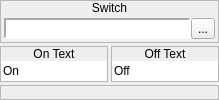
       <widget class="QWidget" name="wSwitch">
        <layout class="QVBoxLayout" name="verticalLayout_48">
         <property name="spacing">
          <number>3</number>
         </property>
         <property name="margin">
          <number>0</number>
         </property>
         <item>
          <widget class="QFrame" name="frame_20">
           <property name="sizePolicy">
            <sizepolicy hsizetype="Preferred" vsizetype="Fixed">
             <horstretch>0</horstretch>
             <verstretch>0</verstretch>
            </sizepolicy>
           </property>
           <property name="frameShape">
            <enum>QFrame::StyledPanel</enum>
           </property>
           <property name="frameShadow">
            <enum>QFrame::Raised</enum>
           </property>
           <layout class="QVBoxLayout" name="verticalLayout_49">
            <property name="spacing">
             <number>0</number>
            </property>
            <property name="margin">
             <number>0</number>
            </property>
            <item>
             <widget class="QLabel" name="label_16">
              <property name="sizePolicy">
               <sizepolicy hsizetype="Preferred" vsizetype="Fixed">
                <horstretch>0</horstretch>
                <verstretch>0</verstretch>
               </sizepolicy>
              </property>
              <property name="text">
               <string>Switch</string>
              </property>
              <property name="alignment">
               <set>Qt::AlignCenter</set>
              </property>
             </widget>
            </item>
            <item>
             <widget class="QWidget" name="widget_14" native="true">
              <layout class="QHBoxLayout" name="horizontalLayout_25">
               <property name="spacing">
                <number>0</number>
               </property>
               <property name="margin">
                <number>3</number>
               </property>
               <item>
                <widget class="QWidget" name="widget_17" native="true">
                 <layout class="QHBoxLayout" name="horizontalLayout_28">
                  <property name="spacing">
                   <number>0</number>
                  </property>
                  <property name="margin">
                   <number>0</number>
                  </property>
                  <item>
                   <widget class="QLabel" name="lblSwitch">
                    <property name="sizePolicy">
                     <sizepolicy hsizetype="Preferred" vsizetype="Preferred">
                      <horstretch>0</horstretch>
                      <verstretch>0</verstretch>
                     </sizepolicy>
                    </property>
                    <property name="minimumSize">
                     <size>
                      <width>150</width>
                      <height>0</height>
                     </size>
                    </property>
                    <property name="font">
                     <font>
                      <family>Monospace</family>
                     </font>
                    </property>
                    <property name="styleSheet">
                     <string notr="true">background-color: palette(base);</string>
                    </property>
                    <property name="frameShape">
                     <enum>QFrame::Panel</enum>
                    </property>
                    <property name="frameShadow">
                     <enum>QFrame::Sunken</enum>
                    </property>
                    <property name="lineWidth">
                     <number>2</number>
                    </property>
                    <property name="text">
                     <string/>
                    </property>
                   </widget>
                  </item>
                  <item>
                   <widget class="QToolButton" name="bBrowseSwitches">
                    <property name="text">
                     <string>...</string>
                    </property>
                    <property name="icon">
                     <iconset resource="gui_icons.qrc">
                      <normaloff>:/icons/fileopen.png</normaloff>:/icons/fileopen.png</iconset>
                    </property>
                   </widget>
                  </item>
                 </layout>
                </widget>
               </item>
              </layout>
             </widget>
            </item>
           </layout>
          </widget>
         </item>
         <item>
          <widget class="QWidget" name="widget_18" native="true">
           <property name="sizePolicy">
            <sizepolicy hsizetype="Preferred" vsizetype="Fixed">
             <horstretch>0</horstretch>
             <verstretch>0</verstretch>
            </sizepolicy>
           </property>
           <layout class="QHBoxLayout" name="horizontalLayout_31">
            <property name="spacing">
             <number>3</number>
            </property>
            <property name="margin">
             <number>0</number>
            </property>
            <item>
             <widget class="QFrame" name="frame_22">
              <property name="sizePolicy">
               <sizepolicy hsizetype="Preferred" vsizetype="Fixed">
                <horstretch>0</horstretch>
                <verstretch>0</verstretch>
               </sizepolicy>
              </property>
              <property name="frameShape">
               <enum>QFrame::StyledPanel</enum>
              </property>
              <property name="frameShadow">
               <enum>QFrame::Raised</enum>
              </property>
              <layout class="QVBoxLayout" name="verticalLayout_50">
               <property name="spacing">
                <number>0</number>
               </property>
               <property name="margin">
                <number>0</number>
               </property>
               <item>
                <widget class="QLabel" name="label_17">
                 <property name="sizePolicy">
                  <sizepolicy hsizetype="Preferred" vsizetype="Fixed">
                   <horstretch>0</horstretch>
                   <verstretch>0</verstretch>
                  </sizepolicy>
                 </property>
                 <property name="text">
                  <string>On Text</string>
                 </property>
                 <property name="alignment">
                  <set>Qt::AlignCenter</set>
                 </property>
                </widget>
               </item>
               <item>
                <widget class="QWidget" name="widget_15" native="true">
                 <layout class="QHBoxLayout" name="horizontalLayout_29">
                  <property name="spacing">
                   <number>0</number>
                  </property>
                  <property name="margin">
                   <number>0</number>
                  </property>
                  <item>
                   <widget class="QLineEdit" name="leSwitchOnText">
                    <property name="text">
                     <string>On</string>
                    </property>
                    <property name="maxLength">
                     <number>32</number>
                    </property>
                    <property name="frame">
                     <bool>false</bool>
                    </property>
                   </widget>
                  </item>
                 </layout>
                </widget>
               </item>
              </layout>
             </widget>
            </item>
            <item>
             <widget class="QFrame" name="frame_23">
              <property name="sizePolicy">
               <sizepolicy hsizetype="Preferred" vsizetype="Fixed">
                <horstretch>0</horstretch>
                <verstretch>0</verstretch>
               </sizepolicy>
              </property>
              <property name="frameShape">
               <enum>QFrame::StyledPanel</enum>
              </property>
              <property name="frameShadow">
               <enum>QFrame::Raised</enum>
              </property>
              <layout class="QVBoxLayout" name="verticalLayout_51">
               <property name="spacing">
                <number>0</number>
               </property>
               <property name="margin">
                <number>0</number>
               </property>
               <item>
                <widget class="QLabel" name="label_18">
                 <property name="sizePolicy">
                  <sizepolicy hsizetype="Preferred" vsizetype="Fixed">
                   <horstretch>0</horstretch>
                   <verstretch>0</verstretch>
                  </sizepolicy>
                 </property>
                 <property name="text">
                  <string>Off Text</string>
                 </property>
                 <property name="alignment">
                  <set>Qt::AlignCenter</set>
                 </property>
                </widget>
               </item>
               <item>
                <widget class="QWidget" name="widget_16" native="true">
                 <layout class="QHBoxLayout" name="horizontalLayout_30">
                  <property name="spacing">
                   <number>0</number>
                  </property>
                  <property name="margin">
                   <number>0</number>
                  </property>
                  <item>
                   <widget class="QLineEdit" name="leSwitchOffText">
                    <property name="text">
                     <string>Off</string>
                    </property>
                    <property name="maxLength">
                     <number>32</number>
                    </property>
                    <property name="frame">
                     <bool>false</bool>
                    </property>
                   </widget>
                  </item>
                 </layout>
                </widget>
               </item>
              </layout>
             </widget>
            </item>
           </layout>
          </widget>
         </item>
         <item>
          <widget class="QFrame" name="frame_24">
           <property name="frameShape">
            <enum>QFrame::StyledPanel</enum>
           </property>
           <property name="frameShadow">
            <enum>QFrame::Raised</enum>
           </property>
          </widget>
         </item>
        </layout>
       </widget>
